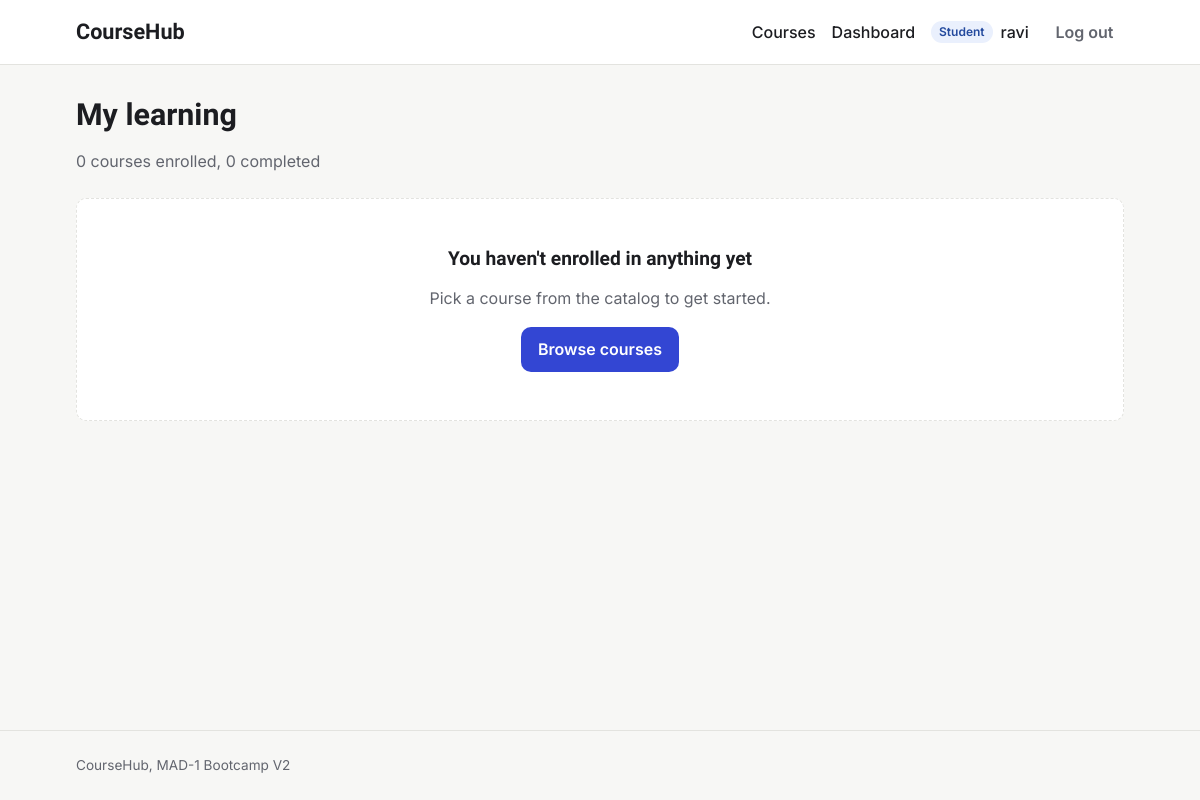
The page /student/dashboard (signed in) on the database as committed earlier.
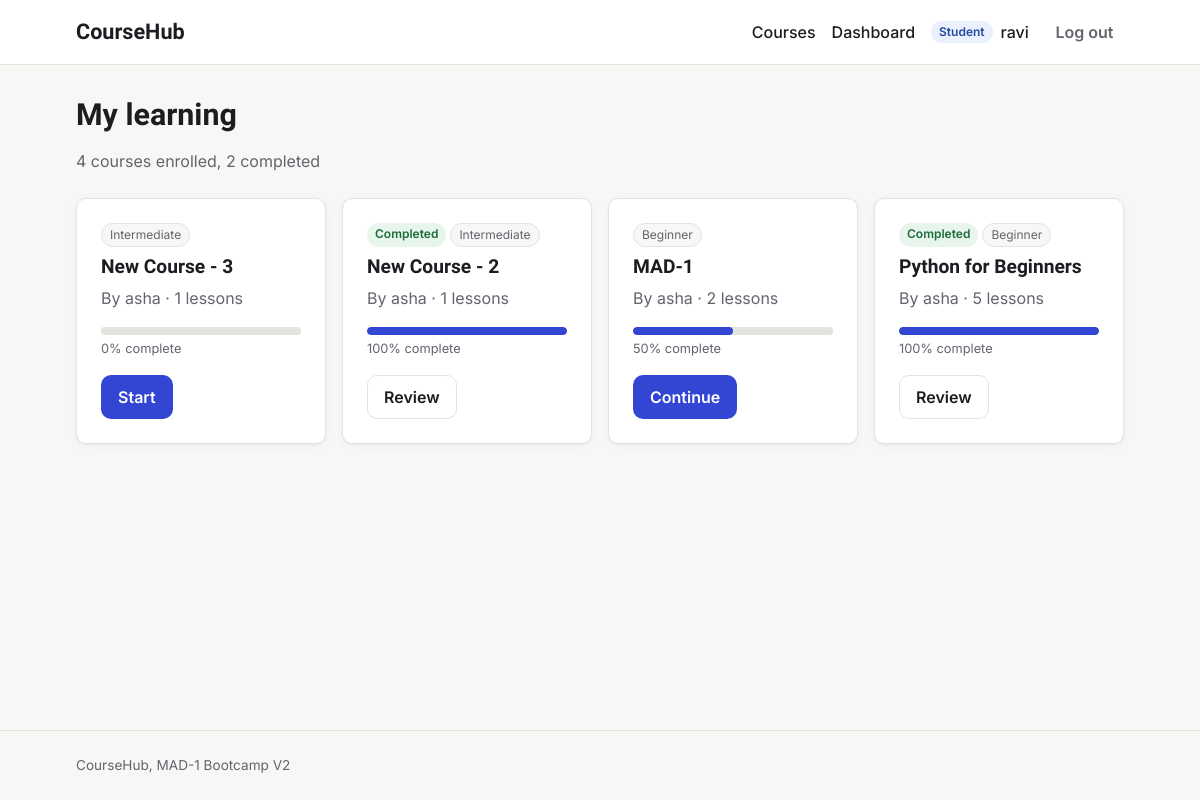
The same page on the database as committed later.
### models.py (models this page shows, shortened)
class Enrollment(db.Model):
    id = db.Column(db.Integer, primary_key=True)
    student_id = db.Column(db.Integer, db.ForeignKey("user.id"), nullable=False)
    course_id = db.Column(db.Integer, db.ForeignKey("course.id"), nullable=False)
    enrolled_at = db.Column(db.DateTime, default=utc_now)
    completed_at = db.Column(db.DateTime)
    __table_args__ = (
        db.UniqueConstraint("student_id", "course_id", name="unique_enrollment"),
    )
    @property
    def progress(self):
        total = db.session.scalar(
            db.select(db.func.count(Lesson.id)).where(
                Lesson.course_id == self.course_id
            )
        )
        if not total:
            return 0
        completed = db.session.scalar(
            db.select(db.func.count(LessonCompletion.id))
            .join(Lesson)
            .where(
                LessonCompletion.student_id == self.student_id,
                Lesson.course_id == self.course_id,
            )
        )
        return round(completed / total * 100)

class Course(db.Model):
    id = db.Column(db.Integer, primary_key=True)
    title = db.Column(db.String(200), nullable=False)
    slug = db.Column(db.String(200), unique=True, nullable=False)
    description = db.Column(db.Text)
    short_description = db.Column(db.String(500))
    thumbnail = db.Column(db.String(300))
    price = db.Column(db.Float, default=0.0)
    category = db.Column(db.String(50))
    level = db.Column(db.String(20))
    is_published = db.Column(db.Boolean, default=False)
    is_featured = db.Column(db.Boolean, default=False)
    instructor_id = db.Column(db.Integer, db.ForeignKey("user.id"), nullable=False)
    created_at = db.Column(db.DateTime, default=utc_now)
    updated_at = db.Column(db.DateTime, default=utc_now, onupdate=utc_now)
    lessons = db.relationship(
        "Lesson",
        backref="course",
        cascade="all, delete-orphan",
        order_by="Lesson.order",
    )
    enrollments = db.relationship(
        "Enrollment", backref="course", cascade="all, delete-orphan"
    )

class User(db.Model):
    id = db.Column(db.Integer, primary_key=True)
    username = db.Column(db.String(80), unique=True, nullable=False)
    email = db.Column(db.String(120), unique=True, nullable=False)
    password_hash = db.Column(db.String(256), nullable=False)
    role = db.Column(db.String(20), nullable=False, default="student")
    bio = db.Column(db.Text)
    avatar = db.Column(db.String(200))
    created_at = db.Column(db.DateTime, default=utc_now)
    is_active = db.Column(db.Boolean, default=True)
    taught_courses = db.relationship("Course", backref="instructor", lazy=True)
    enrollments = db.relationship(
        "Enrollment", backref="student", cascade="all, delete-orphan"
    )
    completions = db.relationship(
        "LessonCompletion", backref="student", cascade="all, delete-orphan"
    )

### routes/student.py (the view)
@bp.route("/student/dashboard")
@student_required
def dashboard():
    enrollments = sorted(
        g.user.enrollments, key=lambda e: e.enrolled_at, reverse=True
    )
    return render_template("student_dashboard.html", enrollments=enrollments)

### helpers.py (called while the page is built)
def login_required(view):
    @wraps(view)
    def wrapped(*args, **kwargs):
        if g.user is None:
            flash("Please log in to continue.", "warning")
            return redirect(url_for("auth.login", next=request.full_path))
        return view(*args, **kwargs)
    return wrapped

def role_required(*roles):
    def decorator(view):
        @wraps(view)
        @login_required
        def wrapped(*args, **kwargs):
            if g.user.role not in roles:
                abort(403)
            return view(*args, **kwargs)
        return wrapped
    return decorator

### templates/student_dashboard.html (shortened to what this page needs)
{% extends "base.html" %}
{% from "macros.html" import progress_bar %}
{% block content %}
<div class="page-header">
  <h1>My learning</h1>
  <p class="muted">
    {{ enrollments|length }} course{{ '' if enrollments|length == 1 else 's' }} enrolled,
    {{ enrollments|selectattr('completed_at')|list|length }} completed
  </p>
</div>
{% if enrollments %}
  <div class="course-grid">
    {% for e in enrollments %}
      {% set percent = e.progress %}
      <article class="card">
        <div class="tags">
          {% if e.completed_at %}<span class="badge badge-published">Completed</span>{% endif %}
          {% if e.course.level %}<span class="tag">{{ e.course.level|capitalize }}</span>{% endif %}
        </div>
        <h2 class="card-title">{{ e.course.title }}</h2>
        <p class="muted">By {{ e.course.instructor.username }} · {{ e.course.lessons|length }} lessons</p>
        {{ progress_bar(percent) }}
        <a class="btn {{ 'btn-secondary' if e.completed_at else 'btn-primary' }}"
           href="{{ url_for('student.course_player', slug=e.course.slug) }}">
          {{ 'Review' if e.completed_at else ('Start' if percent == 0 else 'Continue') }}
        </a>
      </article>
    {% endfor %}
  </div>
{% else %}
  <div class="empty-state">
    <h2>You haven't enrolled in anything yet</h2>
    <p class="muted">Pick a course from the catalog to get started.</p>
    <a class="btn btn-primary" href="{{ url_for('courses.course_list') }}">Browse courses</a>
  </div>
{% endif %}
{% endblock %}

### templates/macros.html (shortened to what this page needs)
{% macro progress_bar(percent) %}
  <progress class="progress" value="{{ percent }}" max="100" aria-label="Course progress">{{ percent }}%</progress>
  <p class="progress-label">{{ percent }}% complete</p>
{% endmacro %}

Rows that differ between the two databases and show on the page:
added Enrollment: course.level "Intermediate", course "New Course - 3", course.instructor.username "asha", course.lessons|length "1", percent "0", completed_at "Start"
added Enrollment: shows "Completed", course.level "Intermediate", course "New Course - 2", course.instructor.username "asha", course.lessons|length "1", percent "100", completed_at "Review"
added Enrollment: course.level "Beginner", course "MAD-1", course.instructor.username "asha", course.lessons|length "2", percent "50", completed_at "Continue"
added Enrollment: shows "Completed", course.level "Beginner", course "Python for Beginners", course.instructor.username "asha", course.lessons|length "5", percent "100", completed_at "Review"
Other text that changed with them:
{{ enrollments|length }}: "0" → "4"
{{ enrollments|selectattr('completed_at')|list|length }}: "0" → "2"
text no longer shown: "You haven't enrolled in anything yet Pick a course from the catalog to get started. Browse courses"
